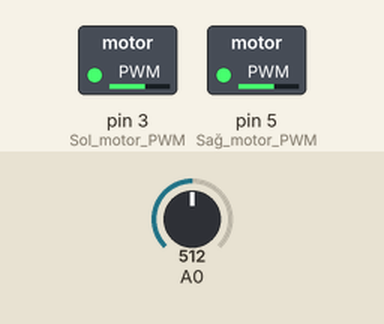
Bench run of a sketch on a simulated Arduino Uno, built with avr-gcc and run on an emulated ATmega328P. On the bench: switched loads named in the sketch (green lamp = pin HIGH). The test bench sets the inputs (shaded band); at power-on: A0 = 512.

Above: at 1.2 s.
1.3 s: A0 set to 716
At 2.1 s:
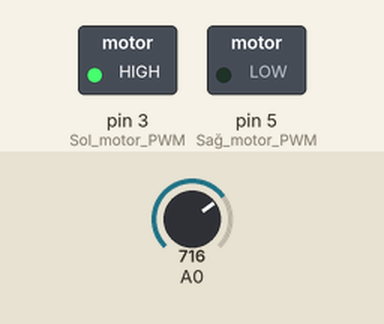
2.8 s: A0 set to 511
At 3.9 s:
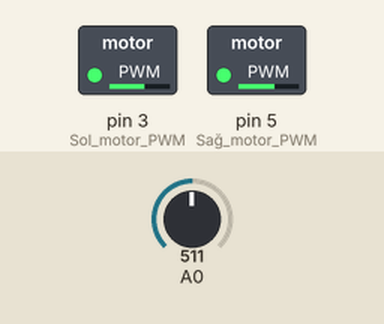
4.3 s: A0 set to 306
At 5.4 s:
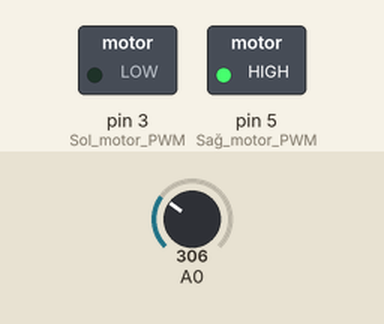
5.8 s: A0 set to 900
At 6.4 s:
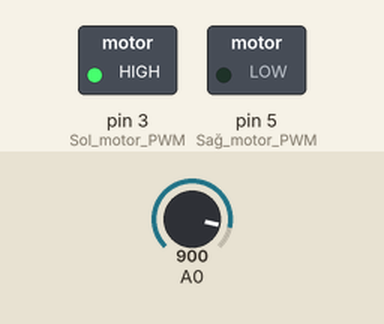
Timing chart, 0 to 8.3 s (numbered marks = the images above; inputs shaded):
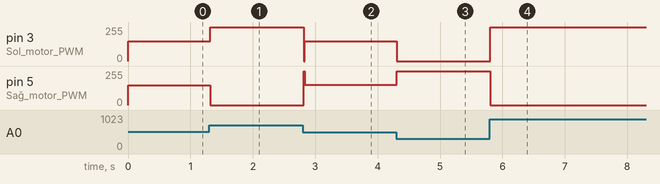

The sketch:

PID_KOD.ino
```cpp
// Örnek kod
// PID Sabitleri
float Kp = 1.5;
float Ki = 0.0;
float Kd = 0.8;

// PID değişkenleri
float error = 0;
float lastError = 0;
float integral = 0;
float derivative = 0;
float pidOutput = 0;

int baseSpeed = 150; // Temel motor hızı
int maxSpeed = 255;  // Maksimum PWM değeri

void setup() {
  pinMode(3, OUTPUT);  // Sol motor PWM
  pinMode(5, OUTPUT);  // Sağ motor PWM
  Serial.begin(9600);
}

void loop() {
  error = readLineError(); // Örneğin -30 sol çizgide, 0 ortada, +30 sağ çizgide

  // PID hesaplama
  integral += error;
  derivative = error - lastError;
  pidOutput = Kp * error + Ki * integral + Kd * derivative;
  lastError = error;

  // Motor hızlarını ayarla
  int leftSpeed = baseSpeed + pidOutput;
  int rightSpeed = baseSpeed - pidOutput;

  // Hızları sınırlama
  leftSpeed = constrain(leftSpeed, 0, maxSpeed);
  rightSpeed = constrain(rightSpeed, 0, maxSpeed);

  analogWrite(3, leftSpeed);  // Sol motor
  analogWrite(5, rightSpeed); // Sağ motor

  delay(20); // PID döngü süresi
}

int readLineError() {
  return analogRead(A0) - 512;  // A0 sensör ortalaması varsayımı
}
```

Measured:
- after the input at 1.3 s, pin 3 (Sol_motor_PWM): 150/255 → 255/255 at once; pin 5 (Sağ_motor_PWM): 150/255 → 0/255 at once
- after the input at 2.8 s, pin 3 (Sol_motor_PWM): 255/255 → 148/255 at once; pin 5 (Sağ_motor_PWM): 0/255 → 151/255 at once
- after the input at 4.3 s, pin 3 (Sol_motor_PWM): 148/255 → 0/255 at once; pin 5 (Sağ_motor_PWM): 151/255 → 255/255 at once
- after the input at 5.8 s, pin 3 (Sol_motor_PWM): 0/255 → 255/255 at once; pin 5 (Sağ_motor_PWM): 255/255 → 0/255 at once
